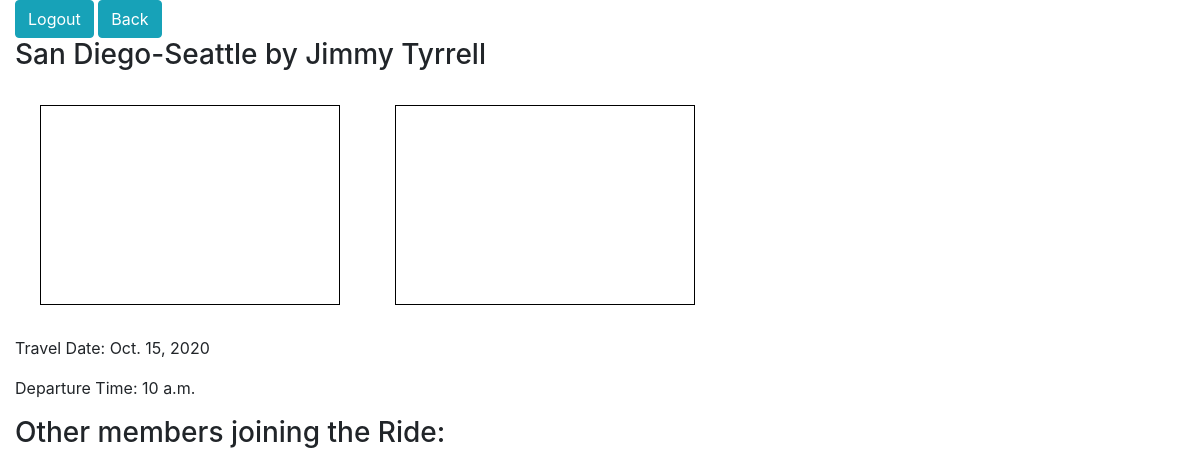
Screenshot of /rides/ride/3 (signed in) with the database file from the repository.
### ride_app/models.py (models this page shows)
class Ride(models.Model):
    date = models.DateField()
    departure = models.CharField(max_length=350)
    destination = models.CharField(max_length=350)
    time = models.TimeField()
    created_by = models.ForeignKey(
        User, related_name="created_ride", on_delete=models.CASCADE, null=True)
    joined_by = models.ManyToManyField(User, related_name="joined_rides")
    created_at = models.DateTimeField(auto_now_add=True)
    updated_at = models.DateTimeField(auto_now=True)

### ride_app/views.py (the view)
# urls.py: path('ride/<int:ride_id>', views.ride, name='ride'),
@login_required(login_url='index')
def ride(request, ride_id):
    context = {
        'ride': Ride.objects.get(id=ride_id),
        'joiners': User.objects.filter(joined_rides=ride_id)
    }
    return render(request, 'Ride_app/ride.html', context)

### ride_app/templates/ride_app/ride.html (shortened to what this page needs)
{% extends "Ride_app/base.html" %}
{% block content %}
<h3>{{ride.departure}}-{{ride.destination}} by {{ride.created_by.first_name}} {{ride.created_by.last_name}}</h3>
<div id="map1"></div>
<div id="map2"></div>
<p>Travel Date: {{ride.date}}</p>
<p>Departure Time: {{ride.time}}
<h3>Other members joining the Ride:</h3>
{% endblock %}

### ride_app/static/ride_app/styles.css (style rules this page uses)
#map1,#map2 { width:300px; height:200px; display:inline-block ; border:1px solid black; margin:25px; }

### rows the page displays
Ride: departure "San Diego", destination "Seattle", created_by.first_name "Jimmy", created_by.last_name "Tyrrell", date "Oct. 15, 2020", time "10 a.m."
